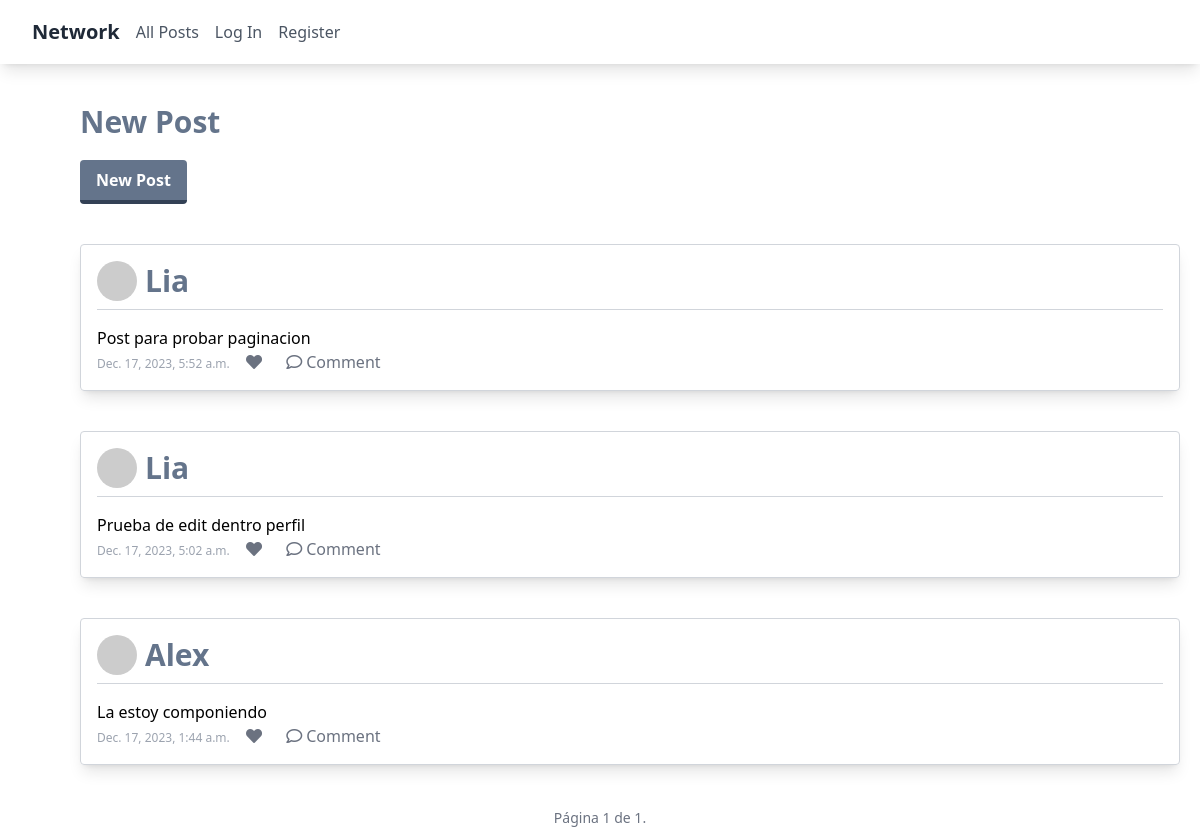
The page / on the database its author committed.
### network/models.py (models this page shows, shortened)
class Post(models.Model):
    user = models.ForeignKey(User, on_delete=models.CASCADE, related_name="posts")
    content = models.TextField()
    created_at = models.DateTimeField(auto_now_add=True)

class User(AbstractUser):
    pass

### network/views.py (the view)
# urls.py: path("", views.index, name="index"),
def index(request):
    all_posts = Post.objects.all().order_by('-created_at')
    paginator = Paginator(all_posts, 10)
    page_number = request.GET.get('page')
    page_obj = paginator.get_page(page_number)
    liked_posts = []
    logged_in_user = request.user if request.user.is_authenticated else None
    if request.user.is_authenticated:
        liked_posts = Like.objects.filter(user=request.user).values_list('post__id', flat=True)
    return render(request, 'network/index.html', {
        'page_obj': page_obj,
        'liked_posts': liked_posts,
        'logged_in_user': logged_in_user
    })

### network/templates/network/index.html (shortened to what this page needs)
{% extends "network/layout.html" %} {% block body %}
<h1 class="text-3xl font-bold mb-5 text-slate-500 ml-20 mt-10">New Post</h1>
<button
  id="openModal"
  class="ml-20 bg-slate-500 hover:bg-slate-400 text-white font-bold py-2 px-4 border-b-4 border-slate-700 hover:border-slate-500 rounded mb-10"
>
  New Post
</button>
{% for post in page_obj %}
<div class="ml-20 mb-10 border p-4 rounded shadow-lg border-gray-300 w-11/12">
  <a href="{% url 'profile' post.user.username %}">
    <div class="flex items-center mb-4 border-b border-gray-300">
      <img
        src="https://ui-avatars.com/api/?name={{ post.user.username }} & background=random "
        class="w-10 h-10 rounded-full mr-2 mb-2"
      />
      <h1 class="text-3xl font-bold text-slate-500 mb-2">
        {{ post.user.username }}
      </h1>
    </div>
  </a>
  <p class="mt-1">{{ post.content }}</p>
  <span class="text-xs text-gray-400">{{ post.created_at }}</span>
{% if not user.is_authenticated %}
<i class=" fas fa-heart text-gray-500 ml-3" data-post-id="{{ post.id }}"></i><span class="likeCount text-gray-500 ml-1" id="likeCount_{{ post.id }}"></span>
<a href="{% url 'comment' post.id %}" class="font-normal text-gray-500"> <i class="far fa-comment ml-4 mr-1"></i>Comment</a>
{% endif %}
</div>
{% endfor %}
<div class="flex justify-center">
  <span>
    <span class="text-sm font-normal text-gray-500">
      Página {{ page_obj.number }} de {{ page_obj.paginator.num_pages }}.
    </span>
  </span>
</div>
{% endblock %}

### rows shown on the page
Post: user.username "Lia", content "Post para probar paginacion", created_at "Dec. 17, 2023, 5:52 a.m."
Post: user.username "Lia", content "Prueba de edit dentro perfil", created_at "Dec. 17, 2023, 5:02 a.m."
Post: user.username "Alex", content "La estoy componiendo", created_at "Dec. 17, 2023, 1:44 a.m."

### other values the page prints
{{ page_obj.number }} "1"
{{ page_obj.paginator.num_pages }} "1"
